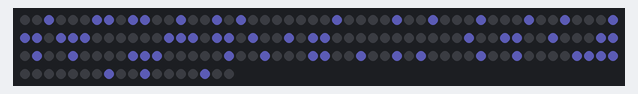
Recording of a program running on a simulated MicroPython board. Shown: 168 RGB LEDs in strip order, left to right, continuing on the next row. Dim RGB values are drawn brighter than linear; WiFi joins after 1.5 s; the clock reads 2024-03-15 10:24:30 at power-on unless the program sets it; library files of the repository ran but are not shown: font.py; what the program prints to the serial console is not drawn.

Above: at 1.7 s.

The program:

main.py
```python
from my.ledmatrix import LedMatrix

color = (0x20,0x20,0x40)

led = LedMatrix(8,7,3)
led.clear(color)

import ntptime
import machine
import utime
rtc = machine.RTC()
t = ntptime.time()
t += 7200
tm = utime.localtime(t)
# print("NTP fetched: ", tm)
rtc.datetime((tm[0], tm[1], tm[2], tm[6] + 1, tm[3], tm[4], tm[5], 0))

def showTime(timer):
    _, _, _, _, h, m, _, _ = rtc.datetime()
    time = '{:2d}:{:02d}'.format(h,m)
    led.text(time, color)
    print(time)
    print()

showTime(None)

t=machine.Timer(0)
t.init(period=20000, mode=machine.Timer.PERIODIC, callback=showTime)
```

ledmatrix.py
```python
from .font import LCD_FONT, proportional
import apa102, machine

class LedMatrix():
    def __init__(self, width=8, height=1, cascaded=1):
        self.strip = apa102.APA102(machine.Pin(5), machine.Pin(4), width*height*cascaded)
        self.width = width
        self.height = height
        self.cascaded = cascaded
        self.intesity = 1
        self.backcolor = (0,0,0)

    def clear(self, backcolor=None ):
        if not backcolor:
            backcolor = self.backcolor
        color = list(backcolor)
        color.append(self.intesity)
        color = tuple(color)
        for x in range(self.width*self.height*self.cascaded):
            self.strip[x] = color
        self.draw()

    def point(self, xy, color):
        x, y = xy
        if x >= self.width*self.cascaded or y >= self.height:
            return
        color = list(color)
        color.append(self.intesity)
        color = tuple(color)

        pos = 0
        if x>=self.width:
            cascade = x//self.width
            pos = self.width*self.height*cascade
            x = x-self.width*cascade

        pos += y * self.width + x
        # if pos >= self.width * self.height:
        #     return
        # print(pos)
        self.strip[pos] = color

    def draw(self):
        self.strip.write()

    def text(self, txt, color=(0xC0, 0xC0, 0xC0), font=proportional(LCD_FONT), start=(0,0)):

        # self.clear()

        x, y = start
        for ch in txt:
            # print('drawing ', ch)
            for byte in font[ord(ch)]:
                for j in range(8):
                    if byte & 0x01 > 0:
                        self.point((x, y + j), color=color)
                    else:
                        self.point((x, y + j), self.backcolor)
                    byte >>= 1
                x += 1

        for pos_x in range(x, self.width * self.cascaded):
            for pos_y in range(self.height):
                # print(x, y)
                self.point((pos_x, pos_y), self.backcolor)

        self.draw()
```

boot.py
```python
# This file is executed on every boot (including wake-boot from deepsleep)
#import esp
#esp.osdebug(None)
#import uos, machine
#uos.dupterm(None, 1) # disable REPL on UART(0)
import gc
import webrepl

webrepl.start()
gc.collect()

import apa102, machine
strip = apa102.APA102(machine.Pin(5), machine.Pin(4), 8*7*3)
strip.write()

def do_connect():
    import network
    sta_if = network.WLAN(network.STA_IF)
    if sta_if.isconnected():
        print('Already connected')
    else:
        print('connecting to network...')
        sta_if.active(True)
        sta_if.connect('B.net_09654', 'y990m32l99d6')
        while not sta_if.isconnected():
            pass
    print('network config:', sta_if.ifconfig())

    # ap_if = network.WLAN(network.AP_IF)
    # print('AP config:', ap_if.ifconfig())

do_connect()
```
